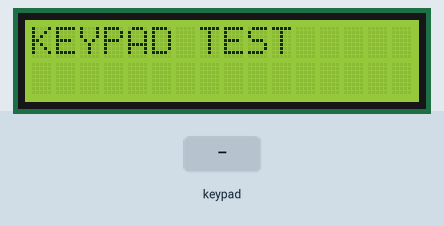
The sketch below on a simulated Arduino Uno, built with avr-gcc and run on an emulated ATmega328P. On the bench: 16×2 character LCD. The inputs (shaded band) are chosen by the test bench.

Above: at 1.2 s.
1.3 s: keypad keys 1 2 1 1 1 0 9 # pressed 0.4 s apart
At 5.5 s:
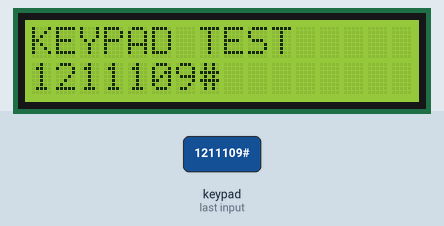
6.0 s: key 'A' pressed
At 6.8 s:
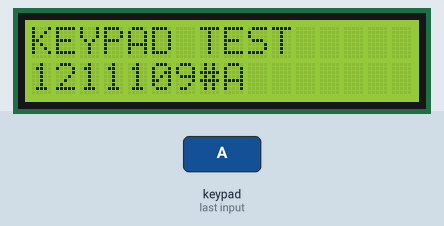
7.5 s: key 'B' pressed
At 8.1 s:
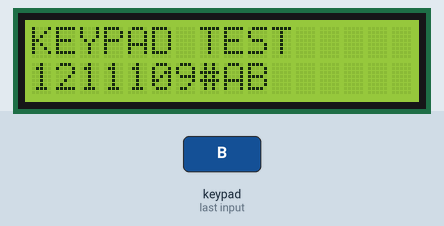
9.0 s: keypad keys 1 2 1 1 1 0 9 * pressed 0.4 s apart
At 12.2 s:
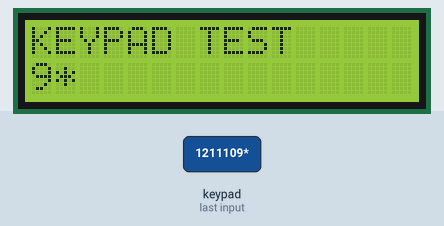
13.7 s: key 'C' pressed
At 14.9 s:
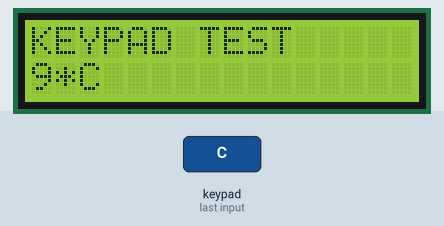
15.2 s: keypad keys 1 2 1 1 1 0 9 A pressed 0.4 s apart
At 18.5 s:
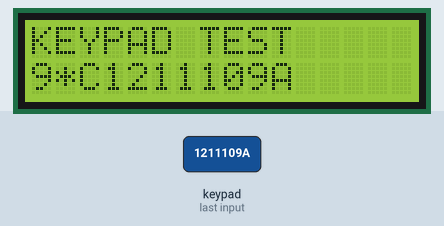
Timing chart, 0 to 20.0 s (numbered marks = the images above; inputs shaded):
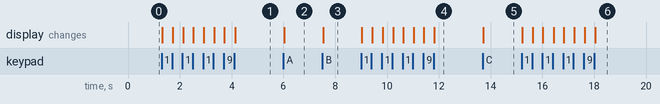

Measured:
- after the input at 1.3 s, the display: first changes at once (image 1 shows a later state)
- after the input at 6.0 s, the display: changes at once (image 2)
- after the input at 7.5 s, the display: changes at once (image 3)
- after the input at 9.0 s, the display: first changes at once (image 4 shows a later state)
- after the input at 13.7 s, the display: changes at once (image 5)
- after the input at 15.2 s, the display: first changes at once (image 6 shows a later state)

The sketch:

keypad_test.ino
```cpp
#include <Wire.h>
#include <LiquidCrystal_I2C.h>
#include <Keypad.h>

LiquidCrystal_I2C lcd(0x27, 16, 2);  // Set the LCD address and dimensions

const int KEYPAD_ROWS = 4;  // Number of rows in the keypad
const int KEYPAD_COLS = 4;  // Number of columns in the keypad

// char keys[KEYPAD_ROWS][KEYPAD_COLS] = {
//   { '1', '2', '3', '4' },
//   { '5', '6', '7', '8' },
//   { '9', '0', 'A', 'B' },
//   { 'C', 'D', 'E', 'F' }
// };

char keys[KEYPAD_ROWS][KEYPAD_COLS] = {
  { '1', '2', '3', 'A' },
  { '4', '5', '6', 'B' },
  { '7', '8', '9', 'C' },
  { '*', '0', '#', 'D' }
};

// byte rowPins[KEYPAD_ROWS] = { 5, 6, 7, 8 };    // Keypad row pins
// byte colPins[KEYPAD_COLS] = { 12, 11, 10, 9 };  // Keypad column pins

byte rowPins[KEYPAD_ROWS] = { 12, 11, 10,  9};    // Keypad row pins
byte colPins[KEYPAD_COLS] = { 8, 7, 6, 5 };  // Keypad column pins

Keypad keypad = Keypad(makeKeymap(keys), rowPins, colPins, KEYPAD_ROWS, KEYPAD_COLS);

unsigned long lastDisplayTime = 0;

char buffer[17];

void HandleKeypad() {
  char key = keypad.getKey();
  if (key != NO_KEY) {
    byte len = strlen(buffer);
    if(len >= 16)
    {
      buffer[0] = '\0';
      len = 0;
    }
    buffer[len] = key;
    buffer[len + 1] = '\0';
    lcd.setCursor(0, 1);
    lcd.print("                ");
    lcd.setCursor(0, 1);
    lcd.print(buffer);
  }
}

void setup() {
  lcd.init();
  lcd.backlight();
  lcd.clear();
  lcd.setCursor(0, 0);
  lcd.print("KEYPAD TEST");
  buffer[0] = '\0';
}

void loop() {
  HandleKeypad();
}
```
